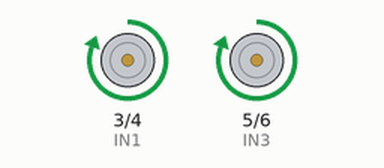
Recording of a sketch running on a simulated Arduino Uno, built with avr-gcc and run on an emulated ATmega328P. Parts: motor-driver pin pairs drawn as motors (green arrow = first pin HIGH = forward, orange = second pin HIGH = backward, longer = more drive).

Above: at 1.0 s.
At 2.5 s:
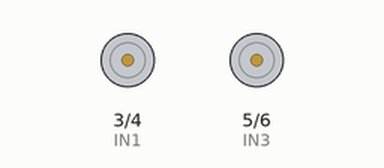
At 4.0 s:
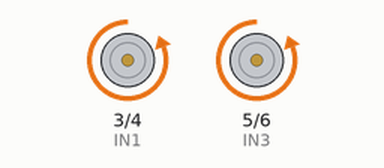
Timing chart, 0 to 7.8 s (numbered marks = the images above):
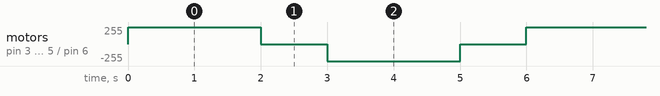

Measured:
- by itself, motor on pin 3 (IN1) / pin 4 (IN2), motor on pin 5 (IN3) / pin 6 (IN4): repeats every 6.0 s: stopped 1.0 s, backward 255/255 2.0 s, stopped 1.0 s, forward 255/255 2.0 s

The sketch:

motorDrive.ino
```cpp
#define IN1 3
#define IN2 4
#define IN3 5
#define IN4 6

void setup() {
   pinMode(IN1, OUTPUT);
   pinMode(IN2, OUTPUT);
   pinMode(IN3, OUTPUT);
   pinMode(IN4, OUTPUT);
}

void loop() {

   // вращаем моторчики в одну сторону
   digitalWrite(IN1, HIGH);
   digitalWrite(IN2, LOW);
   digitalWrite(IN3, HIGH);
   digitalWrite(IN4, LOW);

   delay(2000); // ждем 2 секунды

   digitalWrite(IN1, LOW);
   digitalWrite(IN2, LOW);
   digitalWrite(IN3, LOW);
   digitalWrite(IN4, LOW);

   delay(1000); // выключаем на 1 секунду

   // вращаем моторчики в обратную сторону
   digitalWrite(IN1, LOW);
   digitalWrite(IN2, HIGH);
   digitalWrite(IN3, LOW);
   digitalWrite(IN4, HIGH);

   delay(2000); // ждем 2 секунды

   digitalWrite(IN1, LOW);
   digitalWrite(IN2, LOW);
   digitalWrite(IN3, LOW);
   digitalWrite(IN4, LOW);

   delay(1000); // выключаем на 1 секунду
}
```
